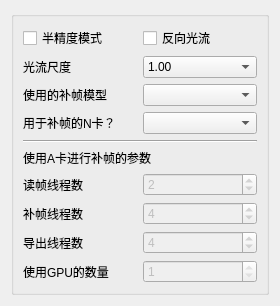
                <widget class="QWidget" name="RIFESettings">
                 <property name="geometry">
                  <rect>
                   <x>0</x>
                   <y>0</y>
                   <width>280</width>
                   <height>269</height>
                  </rect>
                 </property>
                 <attribute name="label">
                  <string>补帧设置</string>
                 </attribute>
                 <layout class="QGridLayout" name="gridLayout_30">
                  <item row="0" column="0">
                   <widget class="QGroupBox" name="groupBox_6">
                    <property name="title">
                     <string/>
                    </property>
                    <layout class="QGridLayout" name="gridLayout_31">
                     <item row="0" column="0">
                      <layout class="QGridLayout" name="gridLayout_5">
                       <item row="0" column="0">
                        <widget class="QCheckBox" name="FP16Checker">
                         <property name="acceptDrops">
                          <bool>true</bool>
                         </property>
                         <property name="toolTip">
                          <string>&lt;html&gt;&lt;head/&gt;&lt;body&gt;&lt;p&gt;处理高分辨率视频时，勾选此项可能会导致画面抖动&lt;/p&gt;&lt;/body&gt;&lt;/html&gt;</string>
                         </property>
                         <property name="text">
                          <string>半精度模式</string>
                         </property>
                        </widget>
                       </item>
                       <item row="0" column="1">
                        <layout class="QHBoxLayout" name="horizontalLayout_20">
                         <item>
                          <widget class="QCheckBox" name="ReverseChecker">
                           <property name="toolTip">
                            <string>&lt;html&gt;&lt;head/&gt;&lt;body&gt;&lt;p&gt;将前一张图片作为补帧的参考，即，&lt;span style=&quot; font-weight:600;&quot;&gt;从后向前补&lt;/span&gt;。&lt;/p&gt;&lt;p&gt;会比正向光流更流畅，但会严重影响3D动画补帧的高速运动的画面质量&lt;/p&gt;&lt;/body&gt;&lt;/html&gt;</string>
                           </property>
                           <property name="text">
                            <string>反向光流</string>
                           </property>
                          </widget>
                         </item>
                        </layout>
                       </item>
                       <item row="1" column="0">
                        <widget class="QLabel" name="InterpScaleReminder">
                         <property name="toolTip">
                          <string>&lt;html&gt;&lt;head/&gt;&lt;body&gt;&lt;p&gt;值越低，画面细节撕裂越少，画面崩坏概率越高；&lt;/p&gt;&lt;p&gt;值越大，补帧速度越慢，物件消失问题越严重&lt;/p&gt;&lt;p&gt;不是越大或者越小越好&lt;/p&gt;&lt;p&gt;分辨率720p以下视频推荐&lt;span style=&quot; font-weight:600;&quot;&gt;1~2&lt;/span&gt;&lt;/p&gt;&lt;p&gt;分辨率4K及以上视频推荐&lt;span style=&quot; font-weight:600;&quot;&gt;0.25~0.5&lt;/span&gt;&lt;/p&gt;&lt;p&gt;&lt;span style=&quot; font-weight:600;&quot;&gt;其余推荐1.0&lt;/span&gt;&lt;/p&gt;&lt;/body&gt;&lt;/html&gt;</string>
                         </property>
                         <property name="text">
                          <string>光流尺度</string>
                         </property>
                         <property name="alignment">
                          <set>Qt::AlignLeading|Qt::AlignLeft|Qt::AlignVCenter</set>
                         </property>
                        </widget>
                       </item>
                       <item row="1" column="1">
                        <widget class="MyComboBox" name="InterpScaleSelector">
                         <property name="currentText">
                          <string>1.00</string>
                         </property>
                         <item>
                          <property name="text">
                           <string>1.00</string>
                          </property>
                         </item>
                         <item>
                          <property name="text">
                           <string>0.25</string>
                          </property>
                         </item>
                         <item>
                          <property name="text">
                           <string>0.50</string>
                          </property>
                         </item>
                         <item>
                          <property name="text">
                           <string>2.00</string>
                          </property>
                         </item>
                         <item>
                          <property name="text">
                           <string>4.00</string>
                          </property>
                         </item>
                        </widget>
                       </item>
                       <item row="2" column="0">
                        <widget class="QLabel" name="label_31">
                         <property name="toolTip">
                          <string>&lt;html&gt;&lt;head/&gt;&lt;body&gt;&lt;p&gt;默认情况下内置2.1~2.4四种模型&lt;/p&gt;&lt;p&gt;&lt;span style=&quot; font-weight:600;&quot;&gt;2.3表现最好，3D、2D通用&lt;/span&gt;&lt;/p&gt;&lt;p&gt;&lt;span style=&quot; font-weight:600;&quot;&gt;2.1最久远，可能有特别的优化效果&lt;/span&gt;&lt;/p&gt;&lt;p&gt;&lt;span style=&quot; font-weight:600;&quot;&gt;2.2中规中矩&lt;/span&gt;&lt;/p&gt;&lt;p&gt;&lt;span style=&quot; font-weight:600;&quot;&gt;2.4烂得一批&lt;/span&gt;&lt;/p&gt;&lt;/body&gt;&lt;/html&gt;</string>
                         </property>
                         <property name="text">
                          <string>使用的补帧模型</string>
                         </property>
                         <property name="alignment">
                          <set>Qt::AlignLeading|Qt::AlignLeft|Qt::AlignVCenter</set>
                         </property>
                        </widget>
                       </item>
                       <item row="2" column="1">
                        <widget class="MyComboBox" name="ModuleSelector">
                         <property name="toolTip">
                          <string>&lt;html&gt;&lt;head/&gt;&lt;body&gt;&lt;p&gt;默认情况下内置2.1~2.4四种模型&lt;/p&gt;&lt;p&gt;&lt;span style=&quot; font-weight:600;&quot;&gt;2.3表现最好，3D、2D通用&lt;/span&gt;&lt;/p&gt;&lt;p&gt;&lt;span style=&quot; font-weight:600;&quot;&gt;2.1最久远，可能有特别的优化效果&lt;/span&gt;&lt;/p&gt;&lt;p&gt;&lt;span style=&quot; font-weight:600;&quot;&gt;2.2中规中矩&lt;/span&gt;&lt;/p&gt;&lt;p&gt;&lt;span style=&quot; font-weight:600;&quot;&gt;2.4烂得一批&lt;/span&gt;&lt;/p&gt;&lt;/body&gt;&lt;/html&gt;</string>
                         </property>
                        </widget>
                       </item>
                       <item row="3" column="0">
                        <widget class="QLabel" name="label_32">
                         <property name="text">
                          <string>用于补帧的N卡？</string>
                         </property>
                        </widget>
                       </item>
                       <item row="3" column="1">
                        <widget class="MyComboBox" name="DiscreteCardSelector"/>
                       </item>
                      </layout>
                     </item>
                     <item row="3" column="0">
                      <layout class="QGridLayout" name="gridLayout_11">
                       <item row="0" column="0">
                        <widget class="QLabel" name="label_33">
                         <property name="sizePolicy">
                          <sizepolicy hsizetype="MinimumExpanding" vsizetype="Preferred">
                           <horstretch>0</horstretch>
                           <verstretch>0</verstretch>
                          </sizepolicy>
                         </property>
                         <property name="text">
                          <string>读帧线程数</string>
                         </property>
                        </widget>
                       </item>
                       <item row="0" column="1">
                        <widget class="MySpinBox" name="ncnnReadThreadCnt">
                         <property name="enabled">
                          <bool>false</bool>
                         </property>
                         <property name="sizePolicy">
                          <sizepolicy hsizetype="MinimumExpanding" vsizetype="Fixed">
                           <horstretch>0</horstretch>
                           <verstretch>0</verstretch>
                          </sizepolicy>
                         </property>
                         <property name="value">
                          <number>2</number>
                         </property>
                        </widget>
                       </item>
                       <item row="1" column="0">
                        <widget class="QLabel" name="label_34">
                         <property name="sizePolicy">
                          <sizepolicy hsizetype="MinimumExpanding" vsizetype="Preferred">
                           <horstretch>0</horstretch>
                           <verstretch>0</verstretch>
                          </sizepolicy>
                         </property>
                         <property name="text">
                          <string>补帧线程数</string>
                         </property>
                        </widget>
                       </item>
                       <item row="1" column="1">
                        <widget class="MySpinBox" name="ncnnInterpThreadCnt">
                         <property name="enabled">
                          <bool>false</bool>
                         </property>
                         <property name="sizePolicy">
                          <sizepolicy hsizetype="MinimumExpanding" vsizetype="Fixed">
                           <horstretch>0</horstretch>
                           <verstretch>0</verstretch>
                          </sizepolicy>
                         </property>
                         <property name="value">
                          <number>4</number>
                         </property>
                        </widget>
                       </item>
                       <item row="2" column="0">
                        <widget class="QLabel" name="label_35">
                         <property name="sizePolicy">
                          <sizepolicy hsizetype="MinimumExpanding" vsizetype="Preferred">
                           <horstretch>0</horstretch>
                           <verstretch>0</verstretch>
                          </sizepolicy>
                         </property>
                         <property name="text">
                          <string>导出线程数</string>
                         </property>
                        </widget>
                       </item>
                       <item row="2" column="1">
                        <widget class="MySpinBox" name="ncnnOutputThreadCnt">
                         <property name="enabled">
                          <bool>false</bool>
                         </property>
                         <property name="sizePolicy">
                          <sizepolicy hsizetype="MinimumExpanding" vsizetype="Fixed">
                           <horstretch>0</horstretch>
                           <verstretch>0</verstretch>
                          </sizepolicy>
                         </property>
                         <property name="value">
                          <number>4</number>
                         </property>
                        </widget>
                       </item>
                       <item row="3" column="0">
                        <widget class="QLabel" name="label_36">
                         <property name="sizePolicy">
                          <sizepolicy hsizetype="MinimumExpanding" vsizetype="Preferred">
                           <horstretch>0</horstretch>
                           <verstretch>0</verstretch>
                          </sizepolicy>
                         </property>
                         <property name="text">
                          <string>使用GPU的数量</string>
                         </property>
                        </widget>
                       </item>
                       <item row="3" column="1">
                        <widget class="MySpinBox" name="ncnnGPUCnt">
                         <property name="enabled">
                          <bool>false</bool>
                         </property>
                         <property name="sizePolicy">
                          <sizepolicy hsizetype="MinimumExpanding" vsizetype="Fixed">
                           <horstretch>0</horstretch>
                           <verstretch>0</verstretch>
                          </sizepolicy>
                         </property>
                         <property name="minimum">
                          <number>1</number>
                         </property>
                         <property name="maximum">
                          <number>1</number>
                         </property>
                        </widget>
                       </item>
                      </layout>
                     </item>
                     <item row="2" column="0">
                      <widget class="QLabel" name="AMDParametersReminder">
                       <property name="text">
                        <string>使用A卡进行补帧的参数</string>
                       </property>
                      </widget>
                     </item>
                     <item row="1" column="0">
                      <widget class="Line" name="line_6">
                       <property name="orientation">
                        <enum>Qt::Horizontal</enum>
                       </property>
                      </widget>
                     </item>
                    </layout>
                   </widget>
                  </item>
                 </layout>
                </widget>
